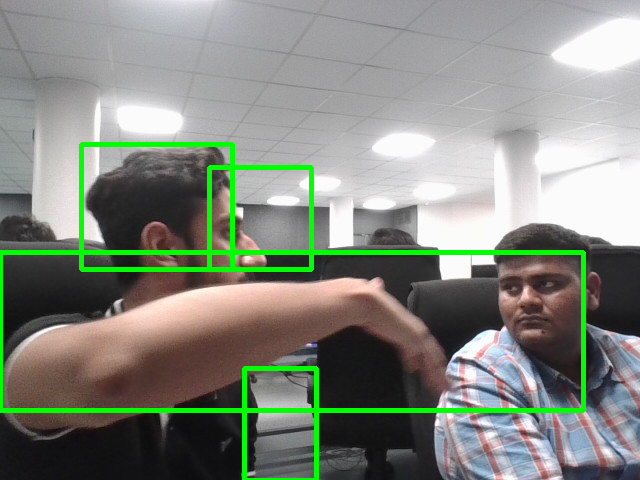
#> input picture app9-camdetection/images/1005.png, 640 x 480 px, given in place of the camera
$ python main.py
#> lines starting #> are read from the running program, lines starting #| are printed output that depends on the picture
import cv2
import time
import glob
import os
from emailing import send_email
from threading import Thread

video = cv2.VideoCapture(0)
time.sleep(1)

first_frame = None
status_list = []
count = 1

def clean_folder():
    images = glob.glob("app9-camdetection/images/*.png")
    for image in images:
        os.remove(image)


while True:
    status = 0
    check, frame = video.read()
#> frame is the input picture: shape (480, 640, 3); mean B, G, R 126.3, 136.8, 131.4

    gray_frame = cv2.cvtColor(frame, cv2.COLOR_BGR2GRAY)
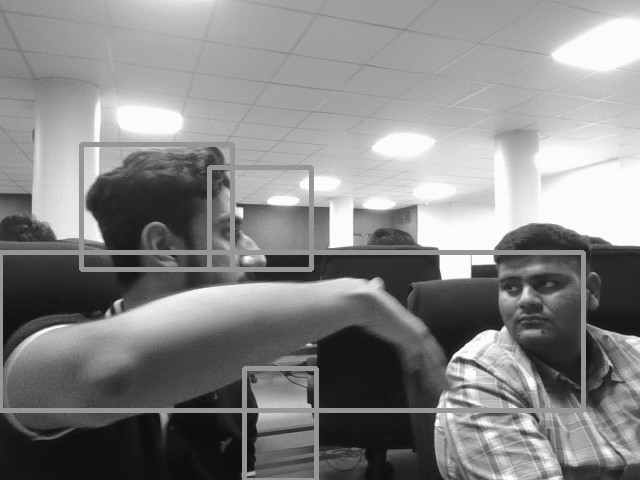
#> gray_frame: shape (480, 640); min 10, max 255, mean 134
    gray_frame_gau = cv2.GaussianBlur(gray_frame, (21, 21), 0)
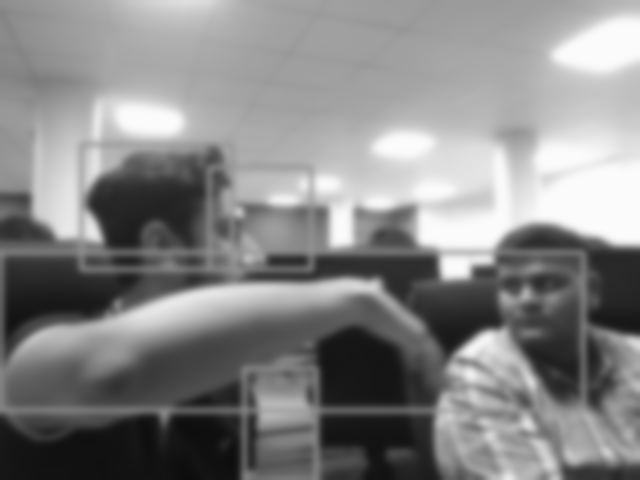
#> gray_frame_gau: shape (480, 640); min 13, max 251, mean 133.9

    # To capture the first frame
    if first_frame is None:
        first_frame = gray_frame_gau

    delta_frame = cv2.absdiff(first_frame, gray_frame_gau)
#> delta_frame: shape (480, 640); every value is 0
    thresh_frame = cv2.threshold(delta_frame, 60, 255, cv2.THRESH_BINARY)[1]
    dil_frame = cv2.dilate(thresh_frame, None, iterations=2)

    contours, check = cv2.findContours(dil_frame, cv2.RETR_EXTERNAL, cv2.CHAIN_APPROX_SIMPLE)
#> contours = []; check = None

    for contour in contours:
        if cv2.contourArea(contour) < 5000:
            continue

        x, y, w, h = cv2.boundingRect(contour)
        rectangle = cv2.rectangle(frame, (x, y), (x+w, y+h), (0, 255, 0), 3)

        if rectangle.any():
            status = 1
            cv2.imwrite(f"app9-camdetection/images/{count}.png", frame)
            count += 1
            all_images = glob.glob("app9-camdetection/images/*.png")
            image_with_object = all_images[len(all_images)//2]


    status_list.append(status)
    status_list = status_list[-2:] # last two items

    if status_list[0] == 1 and status_list[1] == 0:
        email_thread = Thread(target=send_email, args=(image_with_object,))
        email_thread.daemon = True
        clean_thread = Thread(target=clean_folder)
        clean_thread.daemon = True

        email_thread.start()


    cv2.imshow("Video", frame)

    key = cv2.waitKey(1)
#> (key q is pressed here)

    if key == ord("q"):
        break

video.release()

#> (the run stopped early here; a loop or call above may not have finished)

$ run again, on app9-camdetection/images/103.png
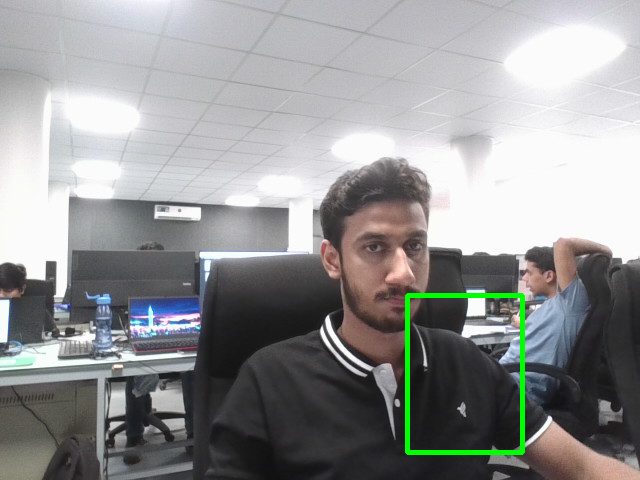
#> input picture app9-camdetection/images/103.png, 640 x 480 px, given in place of the camera
#> frame is the input picture: shape (480, 640, 3); mean B, G, R 147.7, 147.7, 146.7
#> `gray_frame = cv2.cvtColor(frame, cv2.COLOR_BGR2GRAY)`:
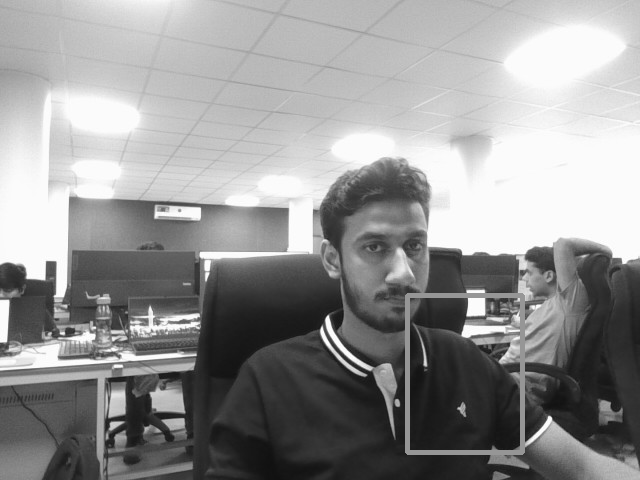
#> gray_frame: shape (480, 640); min 17, max 255, mean 147.4
#> `gray_frame_gau = cv2.GaussianBlur(gray_frame, (21, 21), 0)`:
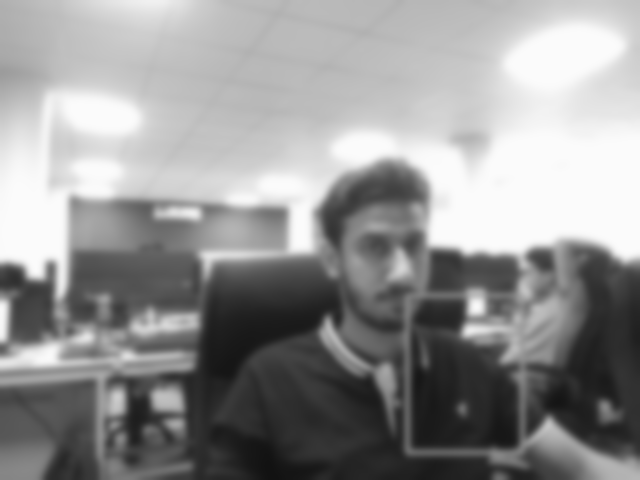
#> gray_frame_gau: shape (480, 640); min 18, max 251, mean 147.4
#> delta_frame: shape (480, 640); every value is 0
#> contours = []; check = None

$ run again, on app9-camdetection/images/1033.png
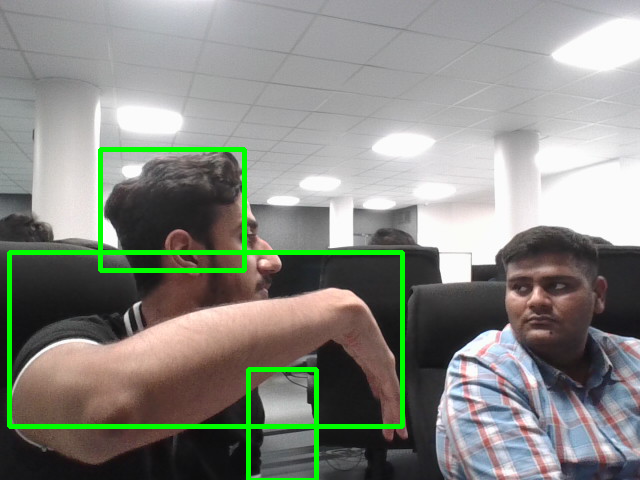
#> input picture app9-camdetection/images/1033.png, 640 x 480 px, given in place of the camera
#> frame is the input picture: shape (480, 640, 3); mean B, G, R 129.6, 137.2, 134.9
#> `gray_frame = cv2.cvtColor(frame, cv2.COLOR_BGR2GRAY)`:
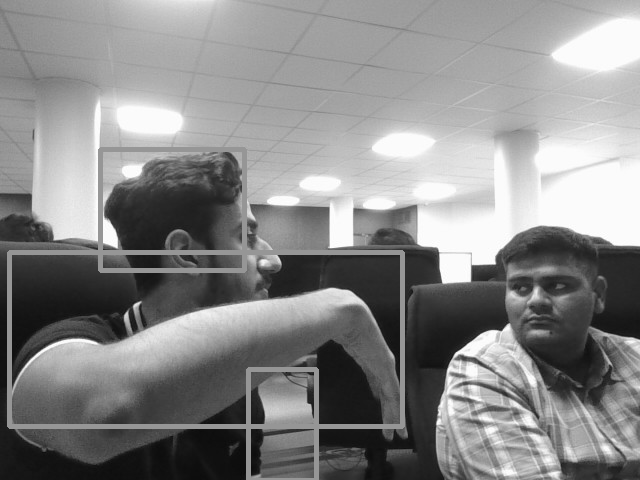
#> gray_frame: shape (480, 640); min 11, max 255, mean 135.6
#> `gray_frame_gau = cv2.GaussianBlur(gray_frame, (21, 21), 0)`:
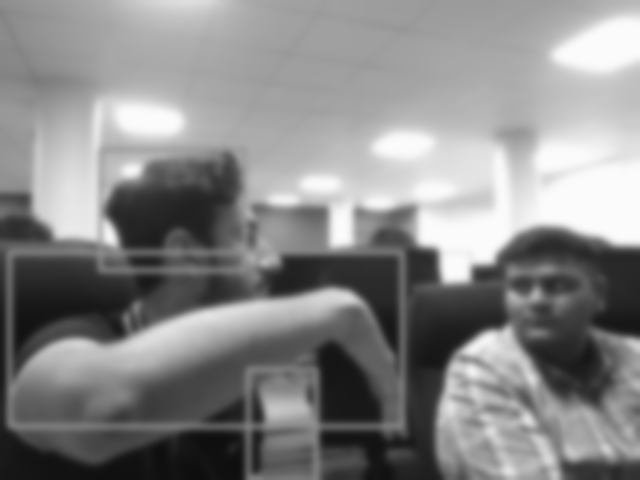
#> gray_frame_gau: shape (480, 640); min 13, max 251, mean 135.6
#> delta_frame: shape (480, 640); every value is 0
#> contours = []; check = None
